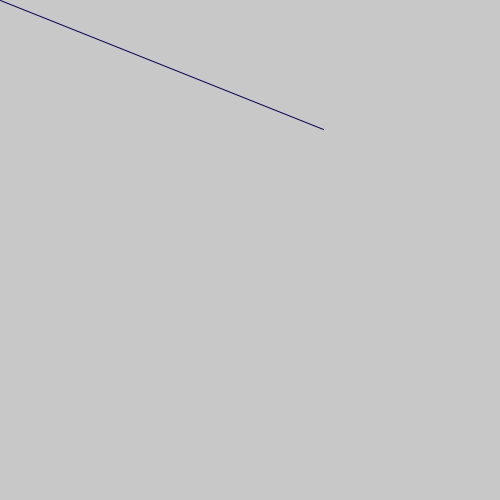
Frame 1 (no input)
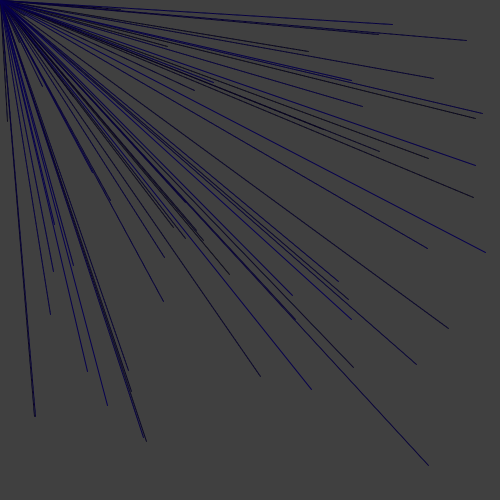
Frame 60 (the mouse pressed at the canvas centre just before this capture)
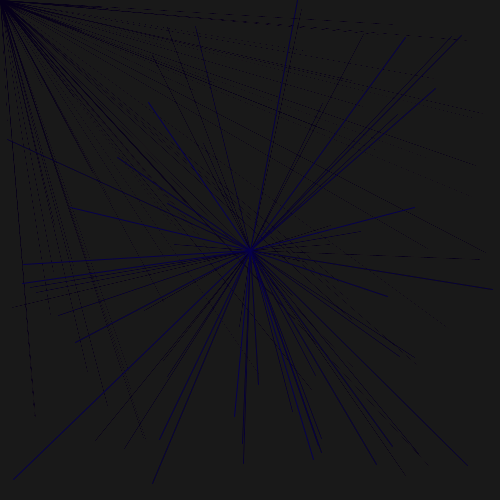
Frame 120 (the mouse held since frame 60 and released just before this capture)

The Processing sketch that drew these frames (run headless with seeded random() and noise(); from frame 60 on, the mouse is pressed at the canvas centre):

// Processing sketch: Martinez_Josue_3_funcionesProcesing
// ── Martinez_Josue_3_funcionesProcesing.pde
/*
Esto es un código que realizamos el 20/06/25
 Este código presenta el uso de funciones nativas de processing.
 Esto incluye características de color y formas 2D.
 Josué Martínez | Código Creativo Curso Verano
 */

void setup() {
  size(500, 500);
  frameRate(300);
  colorMode(HSB, 360, 100, 100);
}

void draw() {
  noCursor();
  fill(0, 5);
  noStroke();
  rect(0, 0, width, height);
  //background(0);
  //Funciones de sobrecarga
  //fill(255, 255, 255); //Recibe 3 argumentos
  stroke(245, 188, 32);
  line(mouseX, mouseY, random(0, width), random(0, height));
  /*
  fill(200);//Recibe 1 argumento
   strokeWeight(frameCount%25);
   stroke(0, 0, 255);
   rect(frameCount%width, 250, 50, 50);
   //Primera elipse
   fill(127);//Recibe 1 argumento
   strokeWeight(frameCount%20);
   stroke(255, 0, 0);
   ellipse(mouseX, mouseY, 50, 50);
   //Segunda elipse
   noFill();
   strokeWeight(frameCount%20);
   stroke(255, 0, 0);
   ellipse(frameCount%width, 125, 50, 50);
   */
}
